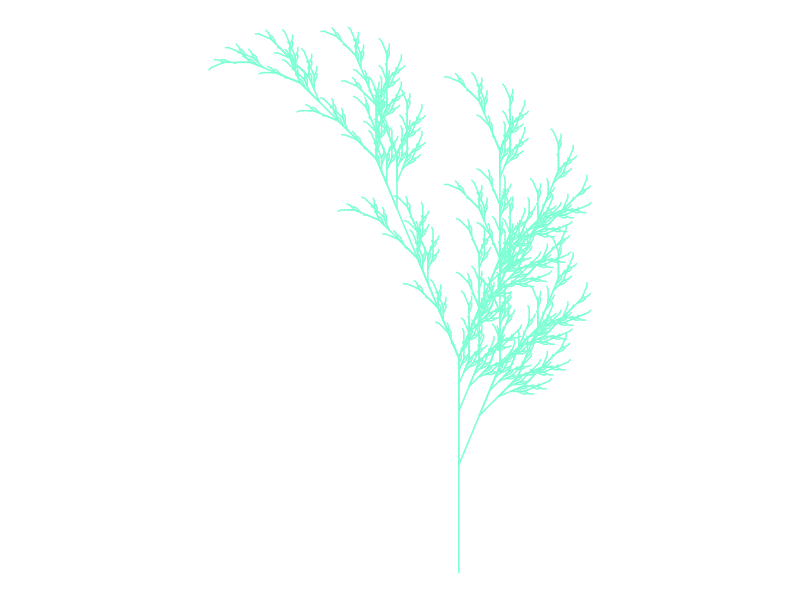

Recreate this plot in R.
## ---- chunk 1
# Title Fall color
# Credit: https://fronkonstin.com

# Install packages

library(proto)
library(gsubfn)
library(tidyverse)
library(dplyr)

# Define elements in plant art
# Each image corresponds to a different axiom, rules, angle and depth

# Leaf of Fall

axiom="X"
rules=list("X"="F-[[X]+X]+F[+FX]-X", "F"="FF")
angle=22.5
depth=6


for (i in 1:depth) axiom=gsubfn(".", rules, axiom)

actions=str_extract_all(axiom, "\\d*\\+|\\d*\\-|F|L|R|\\[|\\]|\\|") %>% unlist

status=data.frame(x=numeric(0), y=numeric(0), alfa=numeric(0))
points=data.frame(x1 = 0, y1 = 0, x2 = NA, y2 = NA, alfa=90, depth=1)


# Generating data
# Note: may take a minute or two

for (action in actions)
{
  if (action=="F")
  {
    x=points[1, "x1"]+cos(points[1, "alfa"]*(pi/180))
    y=points[1, "y1"]+sin(points[1, "alfa"]*(pi/180))
    points[1,"x2"]=x
    points[1,"y2"]=y
    data.frame(x1 = x, y1 = y, x2 = NA, y2 = NA,
               alfa=points[1, "alfa"],
               depth=points[1,"depth"]) %>% rbind(points)->points
  }
  if (action %in% c("+", "-")){
    alfa=points[1, "alfa"]
    points[1, "alfa"]=eval(parse(text=paste0("alfa",action, angle)))
  }
  if(action=="["){
    data.frame(x=points[1, "x1"], y=points[1, "y1"], alfa=points[1, "alfa"]) %>%
      rbind(status) -> status
    points[1, "depth"]=points[1, "depth"]+1
  }
  
  if(action=="]"){
    depth=points[1, "depth"]
    points[-1,]->points
    data.frame(x1=status[1, "x"], y1=status[1, "y"], x2=NA, y2=NA,
               alfa=status[1, "alfa"],
               depth=depth-1) %>%
      rbind(points) -> points
    status[-1,]->status
  }
}

ggplot() +
  geom_segment(aes(x = x1, y = y1, xend = x2, yend = y2),
               lineend = "round",
               color="aquamarine", # Set your own Fall color?
               data=na.omit(points)) +
  coord_fixed(ratio = 1) +
  theme_void() # No grid nor axes
